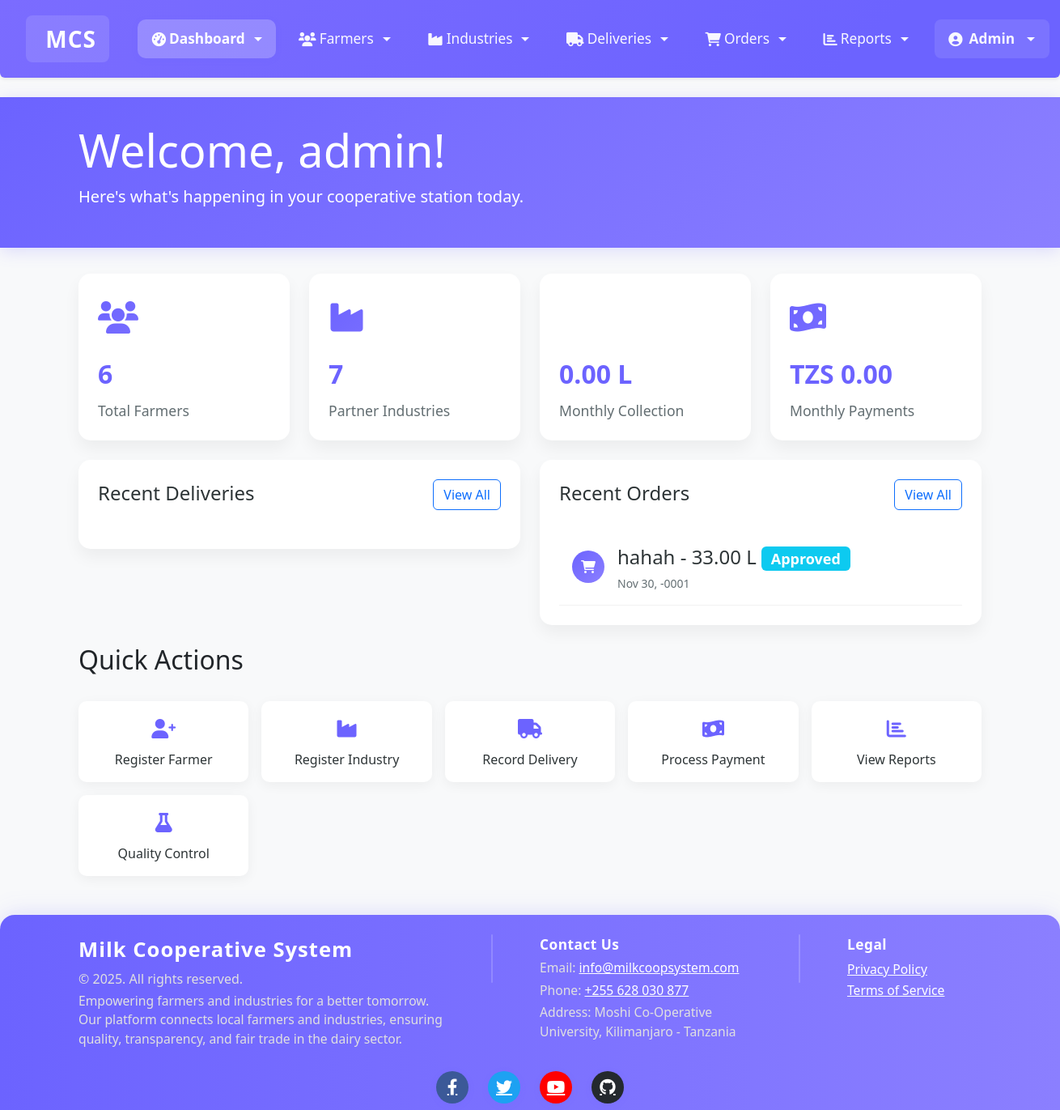
/modules/coop/dashboard.php (signed in), run on the app's committed database.
### tables this page shows
CREATE TABLE `orders` (
  `id` int(11) NOT NULL,
  `industry_id` int(11) DEFAULT NULL,
  `quantity` decimal(10,2) NOT NULL,
  `order_date` datetime NOT NULL,
  `delivery_date` datetime NOT NULL,
  `status` enum('pending','approved','completed','cancelled') DEFAULT 'pending',
  `created_at` timestamp NOT NULL DEFAULT current_timestamp()
);

CREATE TABLE `industries` (
  `id` int(11) NOT NULL,
  `industry_id` varchar(20) NOT NULL,
  `user_id` int(11) DEFAULT NULL,
  `company_name` varchar(100) NOT NULL,
  `contact_person` varchar(100) DEFAULT NULL,
  `phone` varchar(20) DEFAULT NULL,
  `email` varchar(100) DEFAULT NULL,
  `address` text DEFAULT NULL,
  `created_at` timestamp NOT NULL DEFAULT current_timestamp(),
  `industry_type` varchar(255) DEFAULT NULL,
  `created_by` int(11) DEFAULT NULL,
  `account_name` varchar(100) DEFAULT NULL,
  `account_number` varchar(50) DEFAULT NULL
);

### modules/coop/dashboard.php (the view, shortened to what this page needs)
<?php
require_once "../../config/db.php";
$stats = array();
$sql = "SELECT COUNT(*) as total FROM farmers";
$result = mysqli_query($conn, $sql);
$stats['farmers'] = mysqli_fetch_assoc($result)['total'];
$sql = "SELECT COUNT(*) as total FROM industries";
$result = mysqli_query($conn, $sql);
$stats['industries'] = mysqli_fetch_assoc($result)['total'];
$sql = "SELECT COUNT(*) as total FROM milk_deliveries WHERE DATE(delivery_date) = CURDATE()";
$result = mysqli_query($conn, $sql);
$stats['deliveries'] = mysqli_fetch_assoc($result)['total'];
$sql = "SELECT COALESCE(SUM(quantity), 0) as total FROM milk_deliveries WHERE DATE(delivery_date) = CURDATE()";
$result = mysqli_query($conn, $sql);
$stats['quantity'] = mysqli_fetch_assoc($result)['total'];
$sql = "SELECT COUNT(*) as total FROM orders WHERE status = 'pending'";
$result = mysqli_query($conn, $sql);
$stats['orders'] = mysqli_fetch_assoc($result)['total'];
$sql = "SELECT COALESCE(SUM(quantity), 0) as total FROM milk_deliveries
        WHERE MONTH(delivery_date) = MONTH(CURRENT_DATE())
        AND YEAR(delivery_date) = YEAR(CURRENT_DATE())";
$result = mysqli_query($conn, $sql);
$stats['monthly_collection'] = mysqli_fetch_assoc($result)['total'];
$sql = "SELECT COALESCE(SUM(amount), 0) as total FROM payments
        WHERE MONTH(payment_date) = MONTH(CURRENT_DATE())
        AND YEAR(payment_date) = YEAR(CURRENT_DATE())";
$result = mysqli_query($conn, $sql);
$stats['monthly_payments'] = mysqli_fetch_assoc($result)['total'];
$sql = "SELECT COALESCE(AVG(quality_score), 0) as avg_score FROM milk_deliveries
        WHERE MONTH(delivery_date) = MONTH(CURRENT_DATE())
        AND YEAR(delivery_date) = YEAR(CURRENT_DATE())";
$result = mysqli_query($conn, $sql);
$stats['avg_quality'] = round(mysqli_fetch_assoc($result)['avg_score'], 2);
$sql = "SELECT o.*, i.company_name as industry_name
        FROM orders o
        JOIN industries i ON o.industry_id = i.id
        ORDER BY o.order_date DESC LIMIT 5";
$recent_orders = mysqli_query($conn, $sql);
?>
<!DOCTYPE html>
<html lang="en">
<head>
    <link href="https://cdn.jsdelivr.net/npm/bootstrap@5.1.3/dist/css/bootstrap.min.css" rel="stylesheet">
    <link href="https://cdnjs.cloudflare.com/ajax/libs/font-awesome/6.0.0/css/all.min.css" rel="stylesheet">
    <link href="../../assets/css/style.css" rel="stylesheet">
</head>
<body>
    <?php include "../../includes/header.php"; ?>
    <main>
    <div class="dashboard-header">
        <div class="container">
            <h1 class="display-4">Welcome, <?php echo htmlspecialchars($_SESSION["username"]); ?>!</h1>
            <p class="lead">Here's what's happening in your cooperative station today.</p>
        </div>
    </div>
    <div class="container">
        <div class="row">
            <div class="col-md-6 col-lg-3">
                <div class="stat-card">
                    <div class="stat-icon">
                        <i class="fas fa-users"></i>
                    </div>
                    <div class="stat-value"><?php echo number_format($stats['farmers']); ?></div>
                    <div class="stat-label">Total Farmers</div>
                </div>
            </div>
            <div class="col-md-6 col-lg-3">
                <div class="stat-card">
                    <div class="stat-icon">
                        <i class="fas fa-industry"></i>
                    </div>
                    <div class="stat-value"><?php echo number_format($stats['industries']); ?></div>
                    <div class="stat-label">Partner Industries</div>
                </div>
            </div>
            <div class="col-md-6 col-lg-3">
                <div class="stat-card">
                    <div class="stat-icon">
                    </div>
                    <div class="stat-value"><?php echo number_format($stats['monthly_collection'], 2); ?> L</div>
                    <div class="stat-label">Monthly Collection</div>
                </div>
            </div>
            <div class="col-md-6 col-lg-3">
                <div class="stat-card">
                    <div class="stat-icon">
                        <i class="fas fa-money-bill-wave"></i>
                    </div>
                    <div class="stat-value">TZS <?php echo number_format($stats['monthly_payments'], 2); ?></div>
                    <div class="stat-label">Monthly Payments</div>
                </div>
            </div>
        </div>
        <div class="row">
            <div class="col-md-6">
                <div class="recent-activity">
                    <div class="activity-header">
                        <h2 class="activity-title">Recent Deliveries</h2>
                        <a href="deliveries.php" class="btn btn-outline-primary">View All</a>
                    </div>
                </div>
            </div>
            <div class="col-md-6">
                <div class="recent-activity">
                    <div class="activity-header">
                        <h2 class="activity-title">Recent Orders</h2>
                        <a href="orders.php" class="btn btn-outline-primary">View All</a>
                    </div>
                    <ul class="activity-list">
                        <?php while($order = mysqli_fetch_assoc($recent_orders)): ?>
                        <li class="activity-item">
                            <div class="activity-icon">
                                <i class="fas fa-shopping-cart"></i>
                            </div>
                            <div class="activity-content">
                                <div class="activity-title">
                                    <?php echo htmlspecialchars($order['industry_name']); ?> -
                                    <?php echo number_format($order['quantity'], 2); ?> L
                                    <span class="badge bg-<?php echo $order['status'] == 'completed' ? 'success' : ($order['status'] == 'pending' ? 'warning' : 'info'); ?>">
                                        <?php echo ucfirst($order['status']); ?>
                                    </span>
                                </div>
                                <div class="activity-time">
                                    <?php echo date('M d, Y', strtotime($order['order_date'])); ?>
                                </div>
                            </div>
                        </li>
                        <?php endwhile; ?>
                    </ul>
                </div>
            </div>
        </div>
        <div class="row">
            <div class="col-12">
                <h2 class="mb-4">Quick Actions</h2>
                <div class="quick-actions">
                    <a href="register_farmer.php" class="action-button">
                        <div class="action-icon">
                            <i class="fas fa-user-plus"></i>
                        </div>
                        <div>Register Farmer</div>
                    </a>
                    <a href="register_industry.php" class="action-button">
                        <div class="action-icon">
                            <i class="fas fa-industry"></i>
                        </div>
                        <div>Register Industry</div>
                    </a>
                    <a href="http://localhost/MCS/modules/coop/record_delivery.php" class="action-button">
                        <div class="action-icon">
                            <i class="fas fa-truck"></i>
                        </div>
                        <div>Record Delivery</div>
                    </a>
                    <a href="payments.php" class="action-button">
                        <div class="action-icon">
                            <i class="fas fa-money-bill-wave"></i>
                        </div>
                        <div>Process Payment</div>
                    </a>
                    <a href="reports.php" class="action-button">
                        <div class="action-icon">
                            <i class="fas fa-chart-bar"></i>
                        </div>
                        <div>View Reports</div>
                    </a>
                    <a href="quality_control.php" class="action-button">
                        <div class="action-icon">
                            <i class="fas fa-flask"></i>
                        </div>
                        <div>Quality Control</div>
                    </a>
                </div>
            </div>
        </div>
    </div>
    </main>
    <?php include "../../includes/footer.php"; ?>
</body>
</html>

### assets/css/style.css (style rules this page uses)
main { padding-top: 1.5rem; }
.badge { padding: 0.5em 0.75em; }

### modules/coop/dashboard.php (style rules this page uses)
:root { --primary-color: #6C63FF; --secondary-color: #4CAF50; --accent-color: #FF6B6B; --background-color: #F8F9FA; --card-bg: #FFFFFF; --text-primary: #2D3436; --text-secondary: #636E72; }
body { background-color: var(--background-color); color: var(--text-primary); }
.dashboard-header { background: linear-gradient(135deg, var(--primary-color), #8B7FFF); color: white; padding: 2rem 0; margin-bottom: 2rem; box-shadow: 0 4px 20px rgba(108, 99, 255, 0.2); }
.stat-card { background: var(--card-bg); border-radius: 15px; padding: 1.5rem; margin-bottom: 1.5rem; box-shadow: 0 10px 20px rgba(0,0,0,0.05); transition: transform 0.3s ease, box-shadow 0.3s ease; border: none; position: relative; overflow: hidden; }
.stat-card::before { content: ''; position: absolute; top: 0; left: 0; width: 100%; height: 100%; background: linear-gradient(45deg, transparent, rgba(255,255,255,0.1), transparent); transform: translateX(-100%); transition: 0.5s; }
.stat-icon { font-size: 2.5rem; margin-bottom: 1rem; background: linear-gradient(135deg, var(--primary-color), #8B7FFF); -webkit-background-clip: text; -webkit-text-fill-color: transparent; }
.stat-value { font-size: 2rem; font-weight: bold; margin-bottom: 0.5rem; color: var(--primary-color); }
.stat-label { color: var(--text-secondary); font-size: 1.1rem; }
.recent-activity { background: var(--card-bg); border-radius: 15px; padding: 1.5rem; margin-bottom: 1.5rem; box-shadow: 0 10px 20px rgba(0,0,0,0.05); }
.activity-header { display: flex; justify-content: space-between; align-items: center; margin-bottom: 1.5rem; }
.activity-title { font-size: 1.5rem; font-weight: bold; color: var(--text-primary); }
.activity-list { list-style: none; padding: 0; margin: 0; }
.activity-item { padding: 1rem; border-bottom: 1px solid rgba(0,0,0,0.05); display: flex; align-items: center; transition: background-color 0.3s ease; }
.activity-icon { width: 40px; height: 40px; border-radius: 50%; display: flex; align-items: center; justify-content: center; margin-right: 1rem; background: linear-gradient(135deg, var(--primary-color), #8B7FFF); color: white; }
.activity-content { flex: 1; }
.activity-title { font-weight: 500; margin-bottom: 0.25rem; }
.activity-time { font-size: 0.875rem; color: var(--text-secondary); }
.quick-actions { display: grid; grid-template-columns: repeat(auto-fit, minmax(200px, 1fr)); gap: 1rem; margin-top: 2rem; }
.action-button { padding: 1rem; border-radius: 10px; background: var(--card-bg); border: none; box-shadow: 0 4px 15px rgba(0,0,0,0.05); transition: all 0.3s ease; text-align: center; color: var(--text-primary); text-decoration: none; }
.action-icon { font-size: 1.5rem; margin-bottom: 0.5rem; color: var(--primary-color); }

### includes/header.php (style rules this page uses)
html, body { margin: 0 !important; padding: 0 !important; box-sizing: border-box; }
body { padding-top: 90px; background: var(--background-color, #F8F9FA); }

### data on the page
orders: industry.company_name "hahah", quantity "33.00", status "Approved", order_date "Nov 30, -0001"

### other printed values
$_SESSION["username"] "Admin"
$_SESSION["username"] "admin"
$stats['farmers'] "6"
$stats['industries'] "7"
$stats['monthly_collection'] "0.00"
$stats['monthly_payments'] "0.00"
